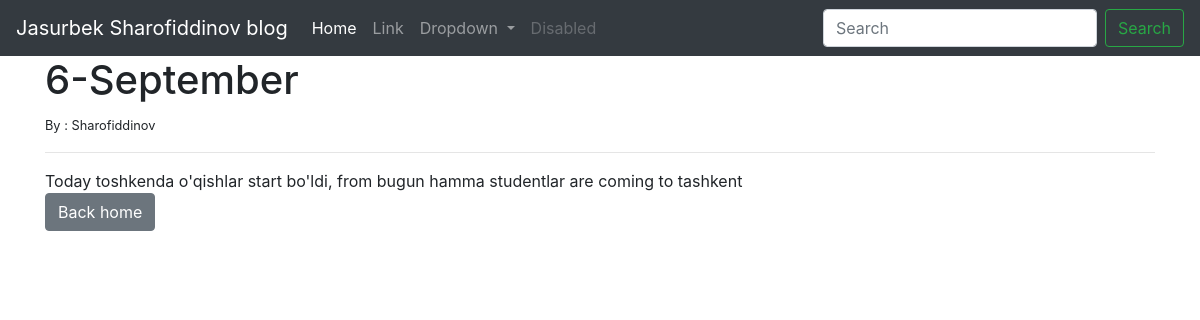
Page /article/3 on the committed database.
### theblog/models.py (models this page shows, shortened)
class Post( models.Model ):
	title = models.CharField( max_length=255 )
	title_tag = models.CharField( max_length=255,default="Jasurbek Sharofiddinov blog" )
	author = models.ForeignKey( User, on_delete=models.CASCADE )
	body = models.TextField()

### theblog/views.py (the view)
# urls.py: path('article/<int:pk>',ArticleDetailView.as_view(),name='article-detail')
class ArticleDetailView(DetailView):
	model=Post
	template_name = 'article_detail.html'

### theblog/templates/article_detail.html (shortened to what this page needs)
{% extends 'base.html' %}
{% block content %}
<h1>{{post.title}}</h1>
<small>By :{{post.author.name}} {{post.author.last_name}}</small>
<hr/>
{{post.body}}
<br/>
<a href="{% url 'home' %}" class="btn btn-secondary">Back home</a>
{% endblock %}

### rows in the picture
Post: title "6-September", author.last_name "Sharofiddinov", body "Today toshkenda o'qishlar start bo'ldi, from bugun hamma studentlar are coming to tashkent"
